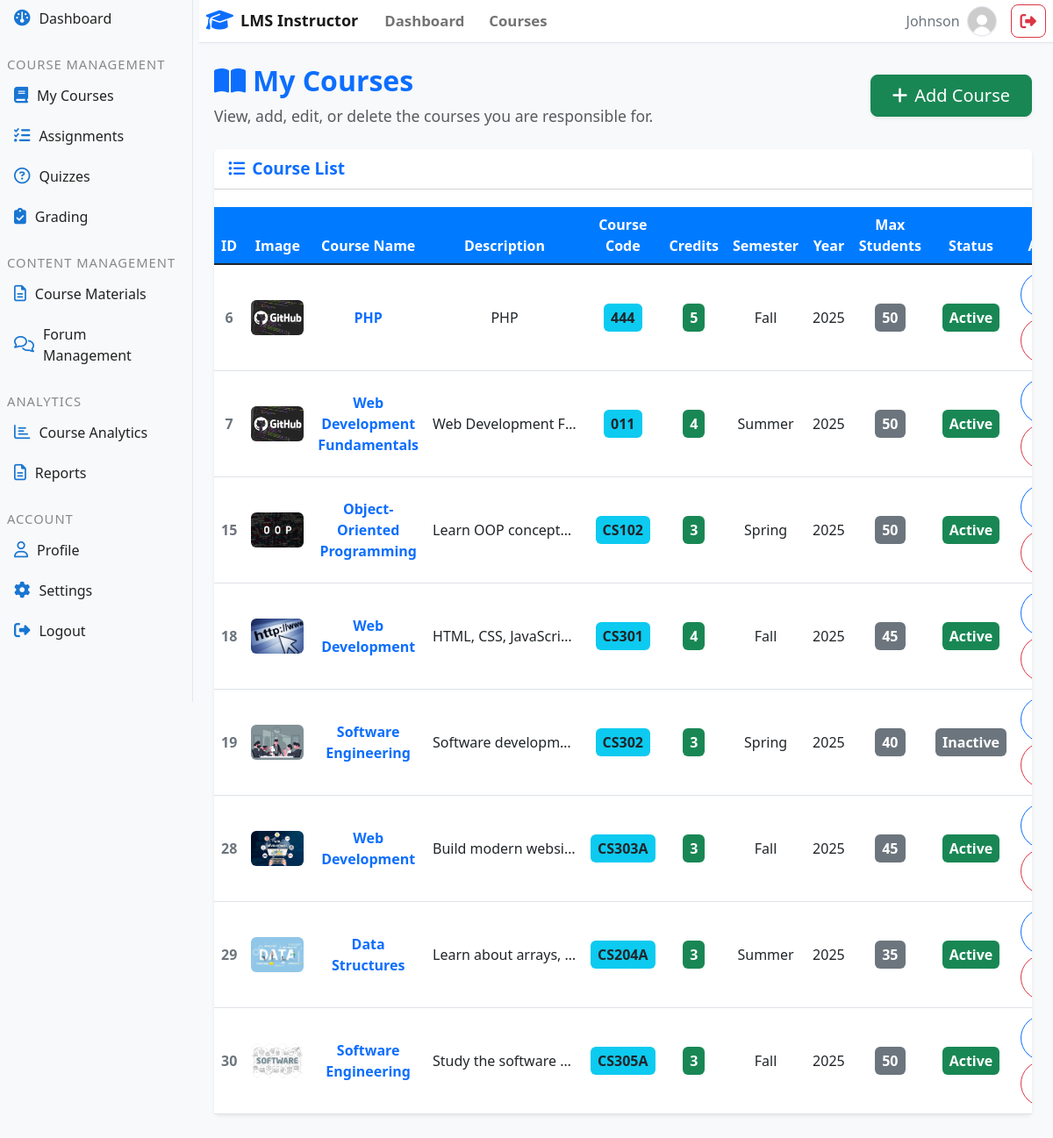
/instructor/my-courses/my-courses.php (signed in), run on the app's committed database.
### tables this page shows
CREATE TABLE `courses` (
  `id` int(11) NOT NULL,
  `title` varchar(200) NOT NULL,
  `description` text DEFAULT NULL,
  `images` varchar(255) DEFAULT NULL,
  `instructor_id` int(11) NOT NULL,
  `course_code` varchar(20) NOT NULL,
  `credits` int(11) DEFAULT 3,
  `semester` varchar(20) DEFAULT NULL,
  `year` int(11) DEFAULT NULL,
  `max_students` int(11) DEFAULT 50,
  `status` enum('active','inactive') DEFAULT 'active',
  `created_at` timestamp NOT NULL DEFAULT current_timestamp()
);

### instructor/my-courses/my-courses.php (the view, shortened to what this page needs)
<?php
$conn = new mysqli('localhost', 'root', '', 'lms_university');
$instructor_id = $_SESSION['user_id'];
$sql = "SELECT * FROM courses WHERE instructor_id = $instructor_id";
$result = mysqli_query($conn, $sql);
?>
<!DOCTYPE html>
<html lang="en">
<head>
        <link href="https://cdn.jsdelivr.net/npm/bootstrap@5.1.3/dist/css/bootstrap.min.css" rel="stylesheet">
    <link href="https://cdn.jsdelivr.net/npm/bootstrap@5.3.0/dist/css/bootstrap.min.css" rel="stylesheet">
</head>
<body>
<?php include '../../instructor/header_instructor.php'; ?>
<div style="margin-left:220px">
<div class="px-4 py-4">
    <div class="d-flex align-items-center justify-content-between mb-4">
        <div>
            <h2 class="fw-bold mb-2 text-primary"><i class="fa-solid fa-book-open me-2"></i>My Courses</h2>
            <div class="text-muted" style="font-size:1.1rem;">View, add, edit, or delete the courses you are responsible for.</div>
        </div>
        <a href="add_my_courses.php" class="btn btn-success btn-lg px-4 py-2 shadow-sm"><i class="fa-solid fa-plus me-2"></i>Add Course</a>
    </div>
    <div class="card shadow-sm border-0 mb-4">
    <div class="card-header bg-white fw-bold text-primary" style="font-size:1.2rem;"><i class="fa-solid fa-list-ul me-2"></i>Course List</div>
        <div class="card-body p-0">
            <div class="table-responsive">
                <table class="table table-hover align-middle text-center mb-0">
                    <thead class="table-primary">
                        <tr>
                            <th>ID</th>
                            <th>Image</th>
                            <th>Course Name</th>
                            <th>Description</th>
                            <th>Course Code</th>
                            <th>Credits</th>
                            <th>Semester</th>
                            <th>Year</th>
                            <th>Max Students</th>
                            <th>Status</th>
                            <th>Actions</th>
                        </tr>
                    </thead>
                    <tbody>
                        <?php if ($result) { while ($row = mysqli_fetch_assoc($result)) { ?>
                        <tr>
                            <td class="fw-bold text-secondary"><?php echo $row['id']; ?></td>
                            <td>
                                <?php if (!empty($row['images'])): ?>
                                    <img src="<?php echo htmlspecialchars($row['images']); ?>" alt="Course Image" style="width:60px;height:40px;object-fit:cover;border-radius:6px;">
                                <?php else: ?>
                                    <span class="text-muted">No image</span>
                                <?php endif; ?>
                            </td>
                            <td class="fw-bold text-primary"><?php echo htmlspecialchars($row['title']); ?></td>
                            <td style="max-width:180px;white-space:nowrap;overflow:hidden;text-overflow:ellipsis;">
                                <?php echo htmlspecialchars($row['description']); ?>
                            </td>
                            <td><span class="badge bg-info text-dark px-2 py-2" style="font-size:1rem;"><?php echo htmlspecialchars($row['course_code']); ?></span></td>
                            <td><span class="badge bg-success text-white px-2 py-2" style="font-size:1rem;"><?php echo (int)$row['credits']; ?></span></td>
                            <td><?php echo htmlspecialchars($row['semester']); ?></td>
                            <td><?php echo htmlspecialchars($row['year']); ?></td>
                            <td><span class="badge bg-secondary text-white px-2 py-2" style="font-size:1rem;"><?php echo (int)$row['max_students']; ?></span></td>
                            <td>
                                <span class="badge <?php echo $row['status'] == 'active' ? 'bg-success' : 'bg-secondary'; ?> px-2 py-2" style="font-size:1rem;">
                                    <?php echo ucfirst($row['status']); ?>
                                </span>
                            </td>
                            <td>
                                <a href="edit_my_courses.php?id=<?php echo $row['id']; ?>" class="btn btn-outline-primary btn-sm rounded-pill px-3"><i class="fa-solid fa-pen-to-square"></i> Edit</a>
                                <a href="delete_my_courses.php?id=<?php echo $row['id']; ?>" class="btn btn-outline-danger btn-sm rounded-pill px-3" onclick="return confirm('Are you sure you want to delete this course?');"><i class="fa-solid fa-trash"></i> Delete</a>
                            </td>
                        </tr>
                        <?php } } ?>
                    </tbody>
                </table>
            </div>
        </div>
    </div>
</div>
</div>
</body>
</html>

### instructor/my-courses/my-courses.php (style rules this page uses)
body { background-color: #f8f9fa; font-family: 'Segoe UI', Tahoma, Geneva, Verdana, sans-serif; }
.card { margin-top: 20px; box-shadow: 0 4px 8px rgba(0, 0, 0, 0.1); }
.card-header { background-color: #007bff; color: white; }
.table { margin-top: 20px; }
.table th { background-color: #007bff; color: white; }

### data on the page
courses: id "6", images (picture), title "PHP", description "PHP", course_code "444", credits "5", semester "Fall", year "2025", max_students "50", status "Active"
courses: id "7", images (picture), title "Web Development Fundamentals", description "Web Development F…", course_code "011", credits "4", semester "Summer", year "2025", max_students "50", status "Active"
courses: id "15", images (picture), title "Object-Oriented Programming", description "Learn OOP concept…", course_code "CS102", credits "3", semester "Spring", year "2025", max_students "50", status "Active"
courses: id "18", images (picture), title "Web Development", description "HTML, CSS, JavaScri…", course_code "CS301", credits "4", semester "Fall", year "2025", max_students "45", status "Active"
courses: id "19", images (picture), title "Software Engineering", description "Software developm…", course_code "CS302", credits "3", semester "Spring", year "2025", max_students "40", status "Inactive"
courses: id "28", images (picture), title "Web Development", description "Build modern websi…", course_code "CS303A", credits "3", semester "Fall", year "2025", max_students "45", status "Active"
courses: id "29", images (picture), title "Data Structures", description "Learn about arrays,…", course_code "CS204A", credits "3", semester "Summer", year "2025", max_students "35", status "Active"
courses: id "30", images (picture), title "Software Engineering", description "Study the software…", course_code "CS305A", credits "3", semester "Fall", year "2025", max_students "50", status "Active"

### other printed values
$_SESSION['last_name'] "Johnson"
